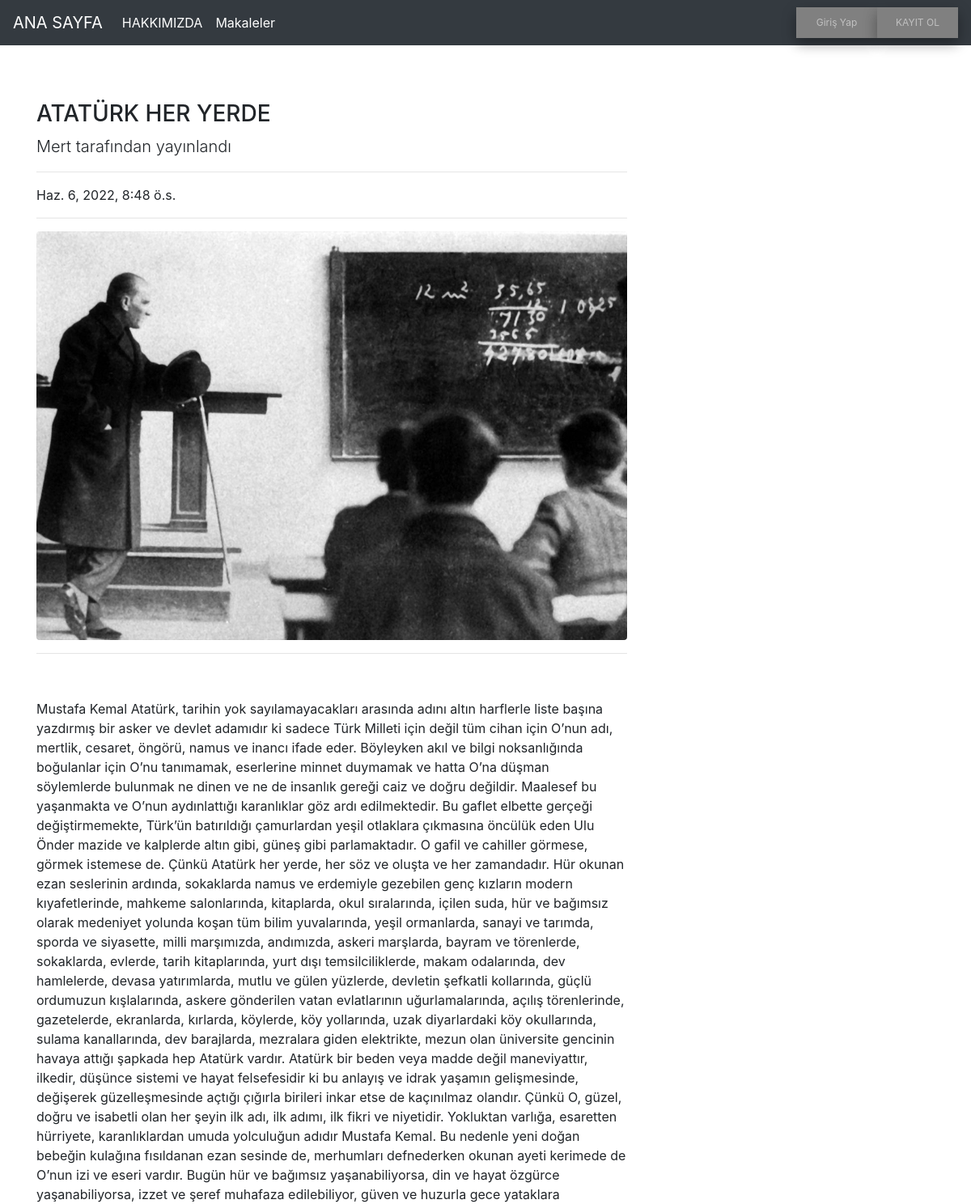
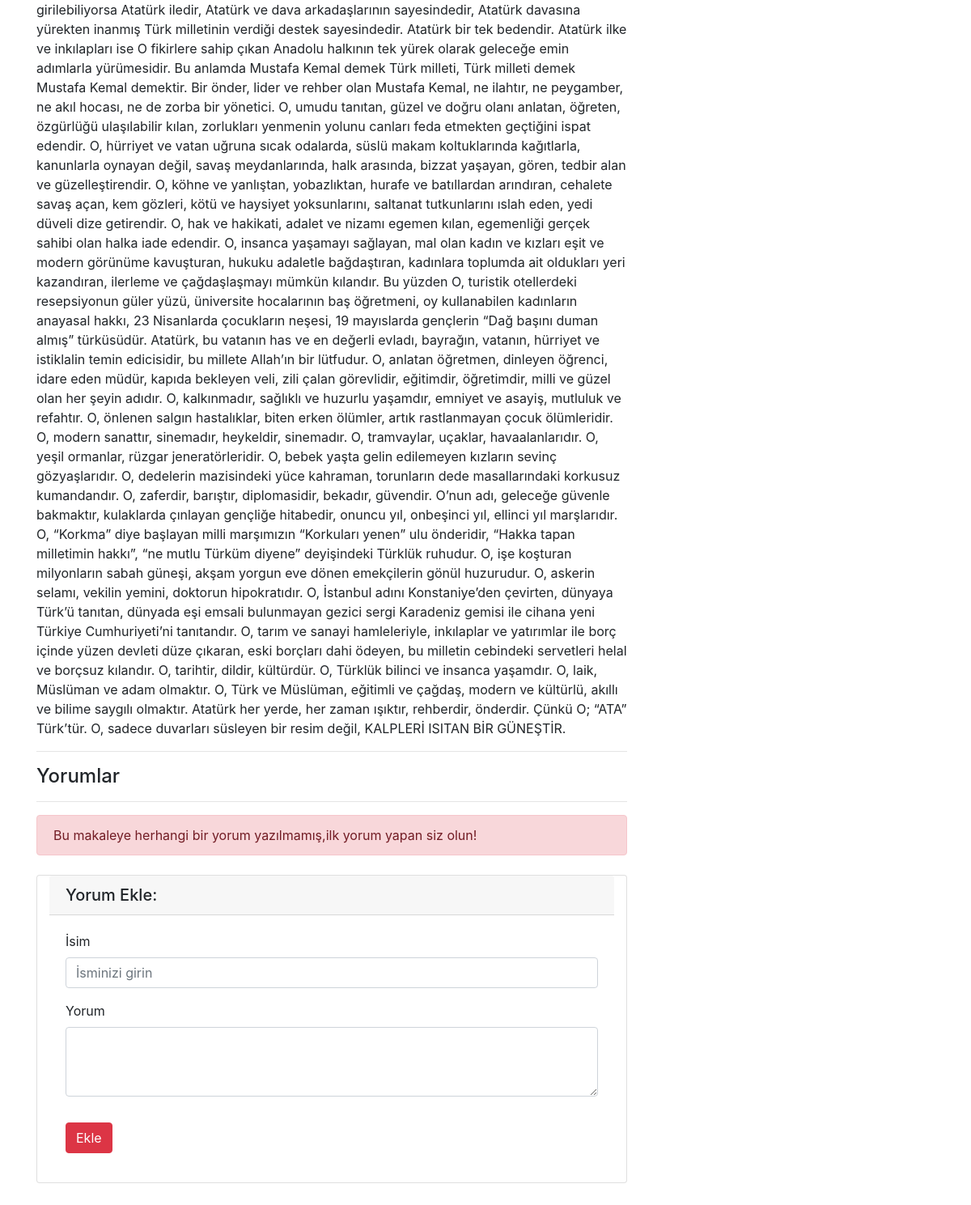
The app's page /articles/article/1/ with its own data (2 pictures, top to bottom).
### article/models.py (models this page shows, shortened)
class Article(models.Model):
   author = models.ForeignKey("auth.User" ,on_delete = models.CASCADE, verbose_name="Yazar")
   title = models.CharField(max_length=75, verbose_name="Başlık")
   content = RichTextField("İçerik")
   created_date = models.DateTimeField(auto_now_add=True, verbose_name="Oluşturulma Zamanı")
   article_image = models.FileField(blank = True,null = True,verbose_name="Makaleye Fotoğraf Ekleyin")

### article/views.py (the view)
# urls.py: path('article/<int:id>/', views.detail, name='detail'),
def detail (request,id):
    article = get_object_or_404(Article, id=id)
    comments = article.comments.all()
    return render(request,"detail.html",{"article":article,"comments":comments})

### templates/detail.html (shortened to what this page needs)
{% extends "layout.html" %}
{% block body %}
<div class="row">
    <div class="col-lg-8">
      <h3 class="mt-4">{{article.title}}</h3>
      <p class="lead">
        {{article.author.username}} tarafından yayınlandı
      </p>
      <hr>
      <p>{{article.created_date}}</p>
      <hr>
     {% if article.article_image %}
     <img class="img-fluid rounded" src="{{article.article_image.url}}" alt=""/>
     {% endif %}
      <hr>
      <p class="lead">
        {{article.content|safe}}
    </p>
    <hr>
    <h4>Yorumlar {% if comments %}({{comments.count }}){% endif %}</h4>
    <hr>
    {% if comments %}
      {% for comment in comments  %}
      <div class="media mb-4">
        <img class="d-flex mr-3 rounded-circle" src="/media/anonim.png"  alt="">
        <div class="media-body">
          <h5 class="mt-0">{{ comment.comment_author}}</h5>
          {{comment.comment_date}} <br>
          {{comment.comment_content}}
        </div>
      </div>
    {% endfor %}
    {% else %}
    <div class ="alert alert-danger">
      Bu makaleye herhangi bir yorum yazılmamış,ilk yorum yapan siz olun!
    </div>
    {% endif %}
    <div class="card my-4 container">
        <h5 class="card-header">Yorum Ekle:</h5>
        <div class="card-body">
          <form method = "post" action = "{% url 'article:comment' article.id %}">
            <div class="form-group">
                <label for="formGroupExampleInput">İsim</label>
                <input name = "comment_author" type="text" class="form-control" id="formGroupExampleInput" placeholder="İsminizi girin">
              </div>
            <div class="form-group">
                <label for="formGroupExampleInput">Yorum</label>
              <textarea name = "comment_content" class="form-control" rows="3"></textarea>
            </div>
            <button type="submit" class="btn btn-danger my-3">Ekle</button>
          </form>
        </div>
      </div>
      </div>
    </div>
{% endblock body %}

### records on screen
Article: title "ATATÜRK HER YERDE", author.username "Mert", created_date "Haz. 6, 2022, 8:48 ö.s.", article_image (picture), content "Mustafa Kemal Atatürk, tarihin yok sayılamayacakları arasında adını altın harflerle liste başına yazdırmış bir asker ve devlet adamıdır ki sadece Türk Milleti için değil tüm cihan için O’nun adı, mertlik, cesaret, öngörü, namus ve inancı ifade eder. Böyleyken akıl ve bilgi noksanlığında boğulanlar için O’nu tanımamak, eserlerine minnet duymamak ve hatta O’na düşman söylemlerde bulunmak ne dinen ve ne de insanlık gereği caiz ve doğru değildir. Maalesef bu yaşanmakta ve O’nun aydınlattığı karanlıklar göz ardı edilmektedir. Bu gaflet elbette gerçeği değiştirmemekte, Türk’ün batırıldığı çamurlardan yeşil otlaklara çıkmasına öncülük eden Ulu Önder mazide ve kalplerde altın gibi, güneş gibi…"
